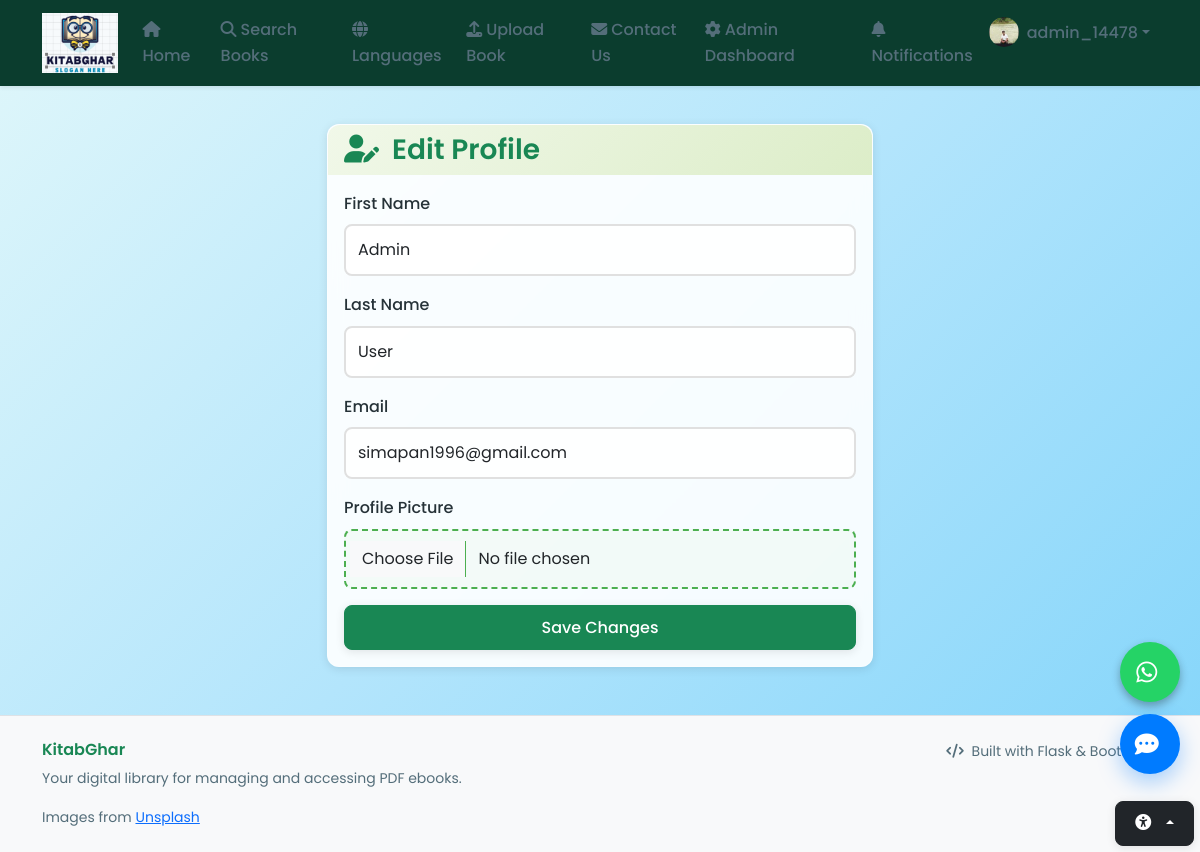
Before: /auth/profile/edit (signed in) with the older database file.
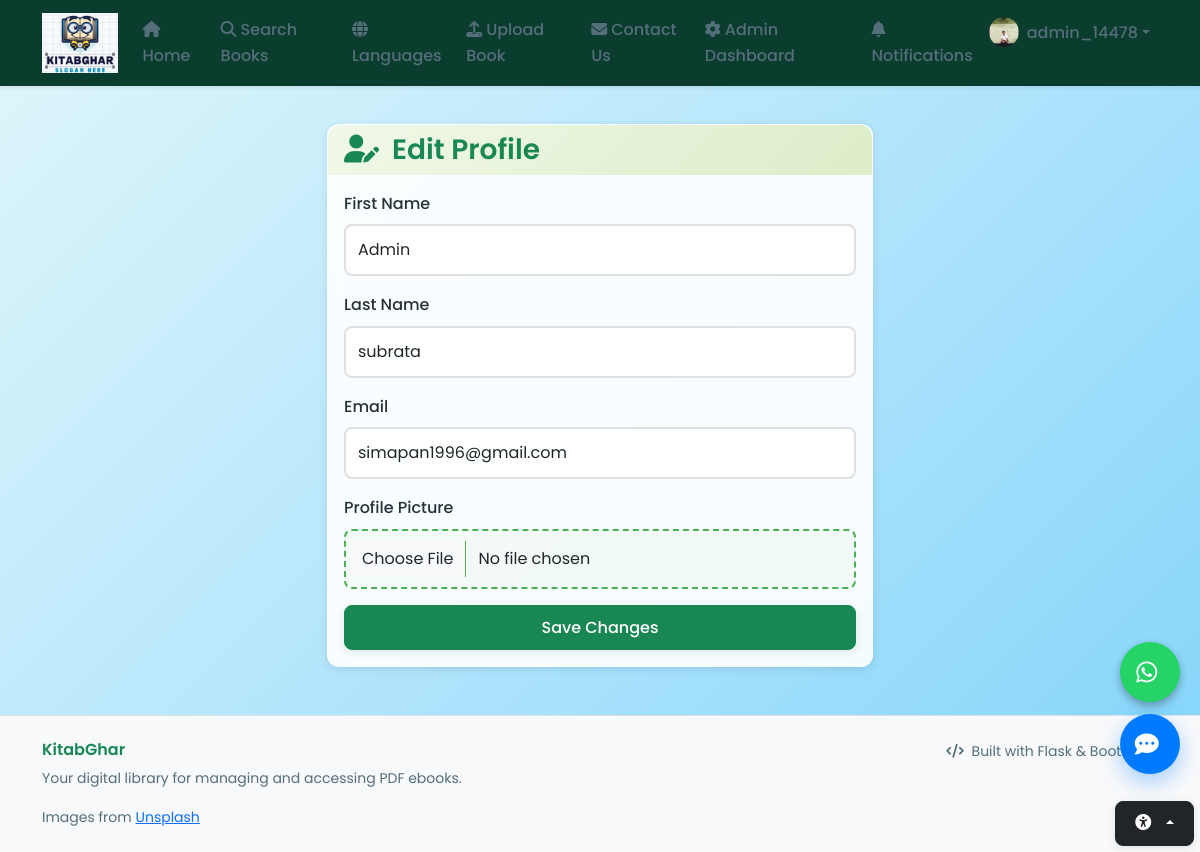
After: the same page with the newer database file.
### models.py (models this page shows, shortened)
class User(UserMixin, db.Model):
    id = db.Column(db.Integer, primary_key=True)
    username = db.Column(db.String(80), unique=True, nullable=False, index=True)
    email = db.Column(db.String(120), unique=True, nullable=False, index=True)
    password_hash = db.Column(db.String(256), nullable=False)
    role = db.Column(db.String(20), nullable=False, default='user')  # admin, user
    first_name = db.Column(db.String(50), nullable=True)
    last_name = db.Column(db.String(50), nullable=True)
    profile_image = db.Column(db.String(255), nullable=True)  # New field for profile image filename
    created_date = db.Column(db.DateTime, default=datetime.utcnow)
    last_login = db.Column(db.DateTime, nullable=True)
    is_active = db.Column(db.Boolean, default=True)
    uploaded_books = db.relationship('Ebook', backref='uploader', lazy=True, foreign_keys='Ebook.uploaded_by')

### auth.py (the view, shortened to what this page needs)
@auth.route('/profile/edit', methods=['GET', 'POST'])
@login_required
def edit_profile():
    return render_template('auth/edit_profile.html')

### app.py (called while the page is built)
@login_manager.user_loader
def load_user(user_id):
    from models import User
    return User.query.get(int(user_id))

### templates/auth/edit_profile.html (shortened to what this page needs)
{% extends "base.html" %}
{% block content %}
<div class="row justify-content-center">
  <div class="col-lg-6">
    <div class="card">
      <div class="card-header">
        <h3 class="text-success mb-0"><i class="fas fa-user-edit"></i> Edit Profile</h3>
      </div>
      <div class="card-body">
        <form method="POST" enctype="multipart/form-data">
          <div class="mb-3">
            <label class="form-label" for="first_name">First Name</label>
            <input class="form-control" type="text" id="first_name" name="first_name" value="{{ current_user.first_name or '' }}">
          </div>
          <div class="mb-3">
            <label class="form-label" for="last_name">Last Name</label>
            <input class="form-control" type="text" id="last_name" name="last_name" value="{{ current_user.last_name or '' }}">
          </div>
          <div class="mb-3">
            <label class="form-label" for="email">Email</label>
            <input class="form-control" type="email" id="email" name="email" value="{{ current_user.email }}" required>
          </div>
          <div class="mb-3">
            <label class="form-label" for="profile_image">Profile Picture</label>
            <input class="form-control" type="file" id="profile_image" name="profile_image" accept="image/png, image/jpeg">
          </div>
          <div class="d-grid">
            <button class="btn btn-success" type="submit">Save Changes</button>
          </div>
        </form>
      </div>
    </div>
  </div>
</div>
{% endblock %}

### templates/base.html (shortened to what the changed rows need)
<!DOCTYPE html>
<html lang="en" data-bs-theme="light">
<head>
    <link href="https://cdn.jsdelivr.net/npm/bootstrap@5.3.2/dist/css/bootstrap.min.css" rel="stylesheet">
    <link rel="stylesheet" href="https://cdnjs.cloudflare.com/ajax/libs/font-awesome/6.4.0/css/all.min.css">
    <link rel="stylesheet" href="{{ url_for('static', filename='css/custom.css') }}">
    <link rel="stylesheet" href="{{ url_for('static', filename='css/style.css') }}">
</head>
<body>
    <nav class="navbar navbar-expand-lg navbar-dark shadow-sm border-bottom sticky-top" role="navigation" aria-label="Main Navigation">
        <div class="container">
            <div class="collapse navbar-collapse justify-content-between" id="navbarNav">
                <ul class="navbar-nav ms-7">
                    {% if current_user.is_authenticated %}
                    <li class="nav-item">
                        <a class="nav-link" href="{{ url_for('notifications') }}">
                            <i class="fas fa-bell me-1"></i>Notifications
                            {% set unread_count = current_user.notifications|selectattr('is_read', 'equalto', False)|list|length %}
                        </a>
                    </li>
                    <li class="nav-item dropdown">
                        <a class="nav-link dropdown-toggle d-flex align-items-center" href="#" id="userDropdown" role="button" data-bs-toggle="dropdown" aria-expanded="false">
                            {% if current_user.profile_image %}
                            <img src="{{ url_for('static', filename='uploads/' + current_user.profile_image) }}" alt="Profile" class="rounded-circle me-2" style="width: 30px; height: 30px;" onerror="this.onerror=null;this.src='{{ url_for('static', filename='images/profile_placeholder.png') }}';">
                            {% endif %}
                            {{ current_user.username }}
                        </a>
                    </li>
                    {% endif %}
                </ul>
            </div>
        </div>
    </nav>
    <main class="container my-4">
        {% block content %}{% endblock %}
    </main>
</body>
</html>

Changed rows visible on the page:
changed User "admin_14478": last_name "User" → "subrata"
